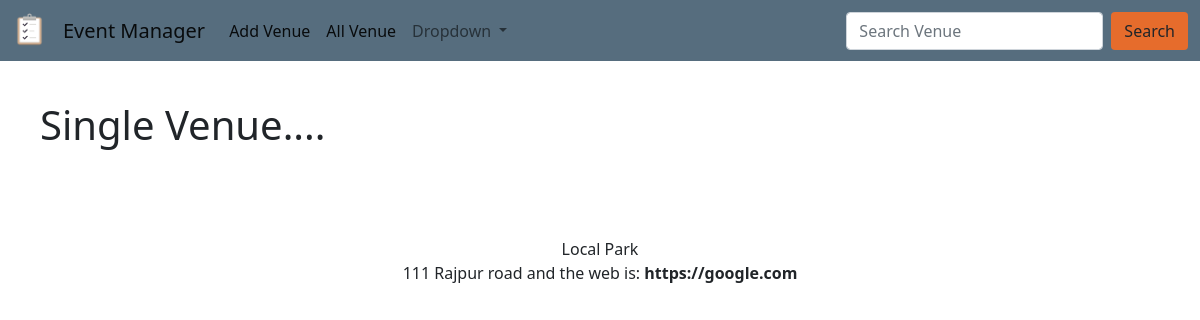
Before: /venue_detail/2 with the older database file.
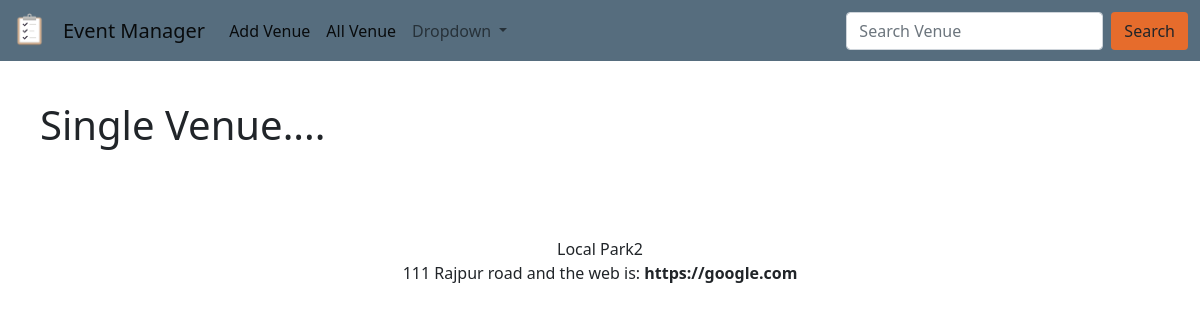
After: the same page with the newer database file.
### events/models.py (models this page shows)
class Venue(models.Model):
    name=models.CharField(max_length=120)
    address=models.CharField(max_length=520)
    zip_code=models.CharField(max_length=45)
    phone=models.CharField(max_length=45, blank=True)
    web_address=models.URLField(max_length=120,blank=True)
    email_address=models.EmailField(max_length=254,blank=True)
    def __str__(self):
        return self.name

### events/views.py (the view)
# urls.py: path('venue_detail/<venue_id>',views.venue_detail, name='venue-detail'),
def venue_detail(request, venue_id):
    venue= Venue.objects.get(pk=venue_id)
    context={
        'venue':venue
    }
    return render(request,'venue_detail.html',context)

### templates/venue_detail.html (shortened to what this page needs)
{% extends 'base.html' %}
{% block body %}
    <h1 class='m-3 p-4'>Single Venue....</h1>
    <br> <br>
    <center>
    {{venue}} <br>{{venue.address}} and the web is: <strong> {{venue.web_address}}</strong>
    </center>
{% endblock body %}

Changed rows visible on the page:
changed Venue "111 Rajpur road": name "Local Park" → "Local Park2"
